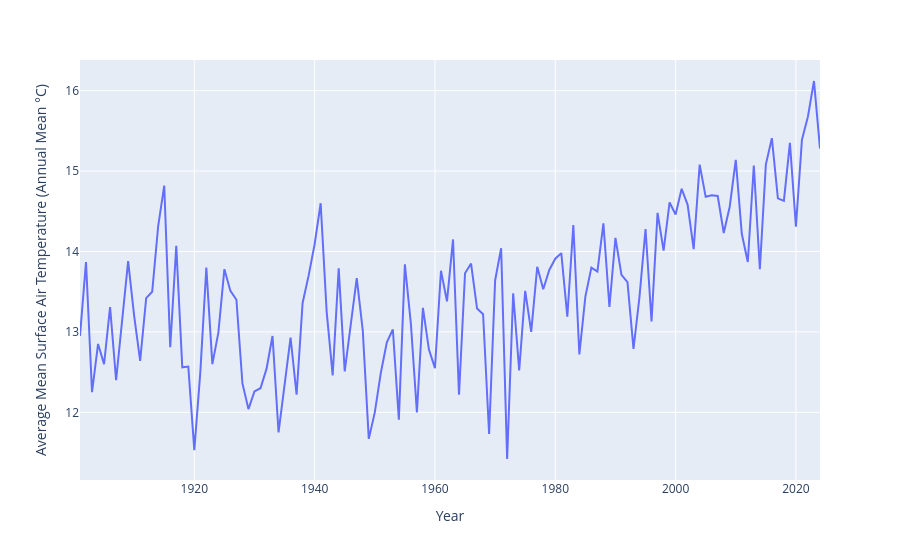

Here is the notebook cell this chart was saved with:
### Code cell
line = px.line(df1, x='Year',y='Average Mean Surface Air Temperature (Annual Mean °C)')
line.show()
